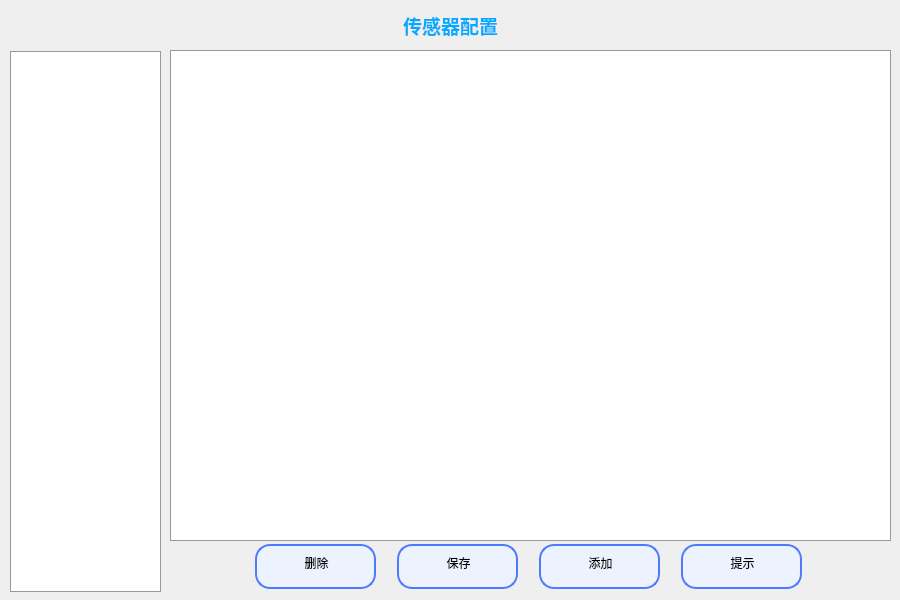
<?xml version="1.0" encoding="UTF-8"?>
<ui version="4.0">
 <class>SensorConfig</class>
 <widget class="QWidget" name="SensorConfig">
  <property name="geometry">
   <rect>
    <x>0</x>
    <y>0</y>
    <width>900</width>
    <height>600</height>
   </rect>
  </property>
  <property name="minimumSize">
   <size>
    <width>900</width>
    <height>600</height>
   </size>
  </property>
  <property name="maximumSize">
   <size>
    <width>900</width>
    <height>600</height>
   </size>
  </property>
  <property name="windowTitle">
   <string>传感器配置</string>
  </property>
  <widget class="QTableView" name="tableView">
   <property name="geometry">
    <rect>
     <x>170</x>
     <y>50</y>
     <width>721</width>
     <height>491</height>
    </rect>
   </property>
   <property name="styleSheet">
    <string notr="true">QTableView {
    background-color: #ffffff;
    gridline-color: #d0d0d0;
    border: 1px solid #999999;
    selection-background-color: #66aaff;
    selection-color: white;
    alternate-background-color: #f0f0f5;
}

QTableView::item {
    padding: 5px;
    font-size: 12px;
    color: #333333;
}

QTableView::item:selected {
    background-color: #66aaff;
    color: white;
}

QTableView::horizontalHeader {
    background-color: #e0e0e0;
    border-bottom: 1px solid #999999;
}

QTableView::horizontalHeader::section {
    padding: 5px;
    font-weight: bold;
    border-right: 1px solid #d0d0d0;
}

QTableView::verticalHeader {
    background-color: #e0e0e0;
    border-right: 1px solid #999999;
}

QTableView::verticalHeader::section {
    padding: 5px;
    font-weight: bold;
    border-bottom: 1px solid #d0d0d0;
}</string>
   </property>
  </widget>
  <widget class="QTableView" name="TD_tableView">
   <property name="geometry">
    <rect>
     <x>10</x>
     <y>51</y>
     <width>151</width>
     <height>541</height>
    </rect>
   </property>
   <property name="styleSheet">
    <string notr="true">QTableView {
    background-color: #ffffff;
    gridline-color: #d0d0d0;
    border: 1px solid #999999;
    selection-background-color: #66aaff;
    selection-color: white;
    alternate-background-color: #f0f0f5;
}

QTableView::item {
    padding: 5px;
    font-size: 12px;
    color: #333333;
}

QTableView::item:selected {
    background-color: #66aaff;
    color: white;
}

QTableView::horizontalHeader {
    background-color: #e0e0e0;
    border-bottom: 1px solid #999999;
}

QTableView::horizontalHeader::section {
    padding: 5px;
    font-weight: bold;
    border-right: 1px solid #d0d0d0;
}

QTableView::verticalHeader {
    background-color: #e0e0e0;
    border-right: 1px solid #999999;
}

QTableView::verticalHeader::section {
    padding: 5px;
    font-weight: bold;
    border-bottom: 1px solid #d0d0d0;
}</string>
   </property>
  </widget>
  <widget class="QLabel" name="Tietlel">
   <property name="geometry">
    <rect>
     <x>360</x>
     <y>10</y>
     <width>181</width>
     <height>31</height>
    </rect>
   </property>
   <property name="minimumSize">
    <size>
     <width>181</width>
     <height>31</height>
    </size>
   </property>
   <property name="maximumSize">
    <size>
     <width>181</width>
     <height>31</height>
    </size>
   </property>
   <property name="text">
    <string>&lt;html&gt;&lt;head/&gt;&lt;body&gt;&lt;p align=&quot;center&quot;&gt;&lt;span style=&quot; font-size:14pt; font-weight:700; color:#00aaff;&quot;&gt;传感器配置&lt;/span&gt;&lt;/p&gt;&lt;/body&gt;&lt;/html&gt;</string>
   </property>
  </widget>
  <widget class="QWidget" name="layoutWidget">
   <property name="geometry">
    <rect>
     <x>240</x>
     <y>520</y>
     <width>581</width>
     <height>93</height>
    </rect>
   </property>
   <layout class="QHBoxLayout" name="horizontalLayout">
    <item>
     <widget class="QPushButton" name="DeleteButton">
      <property name="minimumSize">
       <size>
        <width>110</width>
        <height>45</height>
       </size>
      </property>
      <property name="maximumSize">
       <size>
        <width>121</width>
        <height>45</height>
       </size>
      </property>
      <property name="styleSheet">
       <string notr="true">QPushButton {
    border: 2px solid #f3f3f3;/*设置线宽*/
	background-color: rgb(237, 242, 255);/*背景颜色*/
    border-radius: 15px;/*圆角*/
    padding: 2px 8px 15px 2px;  /*针对于组合框中的文本内容*/
	text-align:bottom;
    min-width: 8em;   /*# 组合框的最小宽度*/
    /*min-height: 5em;*/

	border-style:solid;/*边框为实线型*/
	border-width:2px;/*边框宽度*/
	border-color:rgb(77, 123, 255);/*边框颜色*/

	padding-left: 10px;/*左侧边距*/
}

QPushButton:hover
{
		color:#f3f3f3;
	background-color:rgb(102,178,255); /*改变背景色*/
	border-style:inset;/*改变边框风格*/
	padding-left:6px;
	padding-top:6px;
}</string>
      </property>
      <property name="text">
       <string>删除</string>
      </property>
     </widget>
    </item>
    <item>
     <widget class="QPushButton" name="SaveButton">
      <property name="minimumSize">
       <size>
        <width>110</width>
        <height>45</height>
       </size>
      </property>
      <property name="maximumSize">
       <size>
        <width>121</width>
        <height>45</height>
       </size>
      </property>
      <property name="styleSheet">
       <string notr="true">QPushButton {
    border: 2px solid #f3f3f3;/*设置线宽*/
	background-color: rgb(237, 242, 255);/*背景颜色*/
    border-radius: 15px;/*圆角*/
    padding: 2px 8px 15px 2px;  /*针对于组合框中的文本内容*/
	text-align:bottom;
    min-width: 8em;   /*# 组合框的最小宽度*/
    /*min-height: 5em;*/

	border-style:solid;/*边框为实线型*/
	border-width:2px;/*边框宽度*/
	border-color:rgb(77, 123, 255);/*边框颜色*/

	padding-left: 10px;/*左侧边距*/
}

QPushButton:hover
{
		color:#f3f3f3;
	background-color:rgb(102,178,255); /*改变背景色*/
	border-style:inset;/*改变边框风格*/
	padding-left:6px;
	padding-top:6px;
}</string>
      </property>
      <property name="text">
       <string>保存</string>
      </property>
     </widget>
    </item>
    <item>
     <widget class="QPushButton" name="AddButton">
      <property name="minimumSize">
       <size>
        <width>110</width>
        <height>45</height>
       </size>
      </property>
      <property name="maximumSize">
       <size>
        <width>121</width>
        <height>45</height>
       </size>
      </property>
      <property name="styleSheet">
       <string notr="true">QPushButton {
    border: 2px solid #f3f3f3;/*设置线宽*/
	background-color: rgb(237, 242, 255);/*背景颜色*/
    border-radius: 15px;/*圆角*/
    padding: 2px 8px 15px 2px;  /*针对于组合框中的文本内容*/
	text-align:bottom;
    min-width: 8em;   /*# 组合框的最小宽度*/
    /*min-height: 5em;*/

	border-style:solid;/*边框为实线型*/
	border-width:2px;/*边框宽度*/
	border-color:rgb(77, 123, 255);/*边框颜色*/

	padding-left: 10px;/*左侧边距*/
}

QPushButton:hover
{
		color:#f3f3f3;
	background-color:rgb(102,178,255); /*改变背景色*/
	border-style:inset;/*改变边框风格*/
	padding-left:6px;
	padding-top:6px;
}</string>
      </property>
      <property name="text">
       <string>添加</string>
      </property>
     </widget>
    </item>
    <item>
     <widget class="QPushButton" name="TishiButton">
      <property name="minimumSize">
       <size>
        <width>110</width>
        <height>45</height>
       </size>
      </property>
      <property name="maximumSize">
       <size>
        <width>121</width>
        <height>45</height>
       </size>
      </property>
      <property name="styleSheet">
       <string notr="true">QPushButton {
    border: 2px solid #f3f3f3;/*设置线宽*/
	background-color: rgb(237, 242, 255);/*背景颜色*/
    border-radius: 15px;/*圆角*/
    padding: 2px 8px 15px 2px;  /*针对于组合框中的文本内容*/
	text-align:bottom;
    min-width: 8em;   /*# 组合框的最小宽度*/
    /*min-height: 5em;*/

	border-style:solid;/*边框为实线型*/
	border-width:2px;/*边框宽度*/
	border-color:rgb(77, 123, 255);/*边框颜色*/

	padding-left: 10px;/*左侧边距*/
}

QPushButton:hover
{
		color:#f3f3f3;
	background-color:rgb(102,178,255); /*改变背景色*/
	border-style:inset;/*改变边框风格*/
	padding-left:6px;
	padding-top:6px;
}</string>
      </property>
      <property name="text">
       <string>提示</string>
      </property>
     </widget>
    </item>
   </layout>
  </widget>
  <widget class="QLabel" name="bg_label">
   <property name="geometry">
    <rect>
     <x>0</x>
     <y>0</y>
     <width>901</width>
     <height>601</height>
    </rect>
   </property>
   <property name="minimumSize">
    <size>
     <width>901</width>
     <height>601</height>
    </size>
   </property>
   <property name="maximumSize">
    <size>
     <width>901</width>
     <height>601</height>
    </size>
   </property>
   <property name="text">
    <string/>
   </property>
   <property name="scaledContents">
    <bool>true</bool>
   </property>
  </widget>
  <zorder>bg_label</zorder>
  <zorder>tableView</zorder>
  <zorder>TD_tableView</zorder>
  <zorder>Tietlel</zorder>
  <zorder>layoutWidget</zorder>
 </widget>
 <resources/>
 <connections/>
</ui>
